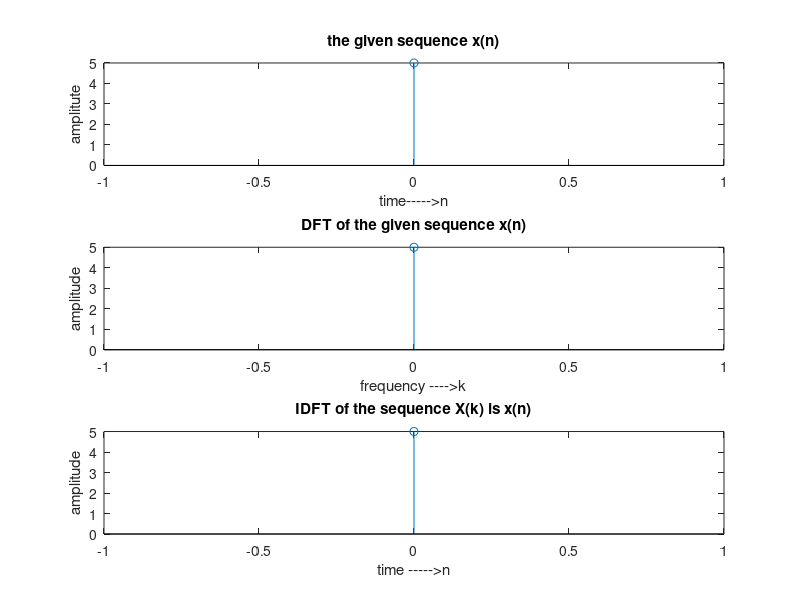

This chart was generated by the following MATLAB code:
%calculating the N point DFT AND IDFT of a given sequence
clc;
clear all;
close all;
x=input('enter the sequence x(n)');
N=length(x);
%initializing the output variable to zero
Xk=zeros(1,N);
xn=zeros(1,N);
%N point DFT of the x(n)=X(k)
for k=0:N-1
    for n=0:N-1
        Xk(k+1)=Xk(k+1)+(x(n+1)*exp(-j*2*pi*n*k/N));
    end
end
disp('the N-point DFT of the sequence x(n) is X(k)');
disp(Xk);
%plot the given sequence x(n)
n=0:N-1;
subplot(3,1,1);
stem(n,x);
xlabel('time----->n');
ylabel('amplitute');
title('the given sequence x(n)');
%DFT of the x(n) is X(k)
k=0:N-1; 
magnitude=abs(Xk);
subplot(3,1,2);
stem(k,magnitude);
xlabel('frequency ---->k');
ylabel('amplitude');
title('DFT of the given sequence x(n)');

%IDFT of the sequence X(k)=x(n)
for n=0:N-1
    for k=0:N-1
        xn(n+1)=xn(n+1)+(Xk(k+1)*exp(j*2*pi*n*k/N));
    end
end
xn=xn/N;
disp('the IDFT of the sequence X(K) IS x(n)=');
disp(xn);
%IDFT of the sequence X(k) is x(n)
n=0:N-1;
subplot(3,1,3);
stem(n,xn);
xlabel('time ----->n');
ylabel('amplitude');
title('IDFT of the sequence X(k) is x(n)');